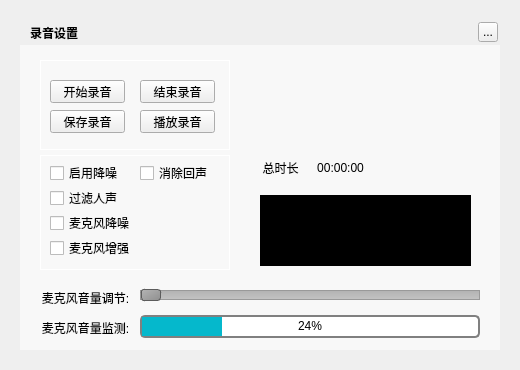
<?xml version="1.0" encoding="UTF-8"?>
<ui version="4.0">
 <class>MusicAudioRecorderWidget</class>
 <widget class="QWidget" name="MusicAudioRecorderWidget">
  <property name="geometry">
   <rect>
    <x>0</x>
    <y>0</y>
    <width>520</width>
    <height>370</height>
   </rect>
  </property>
  <property name="windowTitle">
   <string>录音设置</string>
  </property>
  <property name="styleSheet">
   <string notr="true">QGroupBox{border:1px solid #FFF;}</string>
  </property>
  <widget class="QLabel" name="background">
   <property name="geometry">
    <rect>
     <x>20</x>
     <y>20</y>
     <width>480</width>
     <height>330</height>
    </rect>
   </property>
   <property name="text">
    <string/>
   </property>
  </widget>
  <widget class="QLabel" name="topTitleName">
   <property name="geometry">
    <rect>
     <x>30</x>
     <y>20</y>
     <width>100</width>
     <height>25</height>
    </rect>
   </property>
   <property name="styleSheet">
    <string notr="true">color:&quot;#FFFFFF&quot;;font-weight:bold</string>
   </property>
   <property name="text">
    <string>录音设置</string>
   </property>
  </widget>
  <widget class="QToolButton" name="topTitleCloseButton">
   <property name="geometry">
    <rect>
     <x>478</x>
     <y>22</y>
     <width>20</width>
     <height>20</height>
    </rect>
   </property>
   <property name="text">
    <string>...</string>
   </property>
  </widget>
  <widget class="QWidget" name="backgroundMask" native="true">
   <property name="geometry">
    <rect>
     <x>20</x>
     <y>45</y>
     <width>480</width>
     <height>305</height>
    </rect>
   </property>
   <property name="styleSheet">
    <string notr="true">background:rgba(255,255,255,150);</string>
   </property>
  </widget>
  <widget class="QGroupBox" name="groupBox_2">
   <property name="geometry">
    <rect>
     <x>40</x>
     <y>60</y>
     <width>190</width>
     <height>90</height>
    </rect>
   </property>
   <property name="title">
    <string/>
   </property>
   <widget class="QPushButton" name="startButton">
    <property name="geometry">
     <rect>
      <x>10</x>
      <y>20</y>
      <width>75</width>
      <height>23</height>
     </rect>
    </property>
    <property name="text">
     <string>开始录音</string>
    </property>
   </widget>
   <widget class="QPushButton" name="stopButton">
    <property name="geometry">
     <rect>
      <x>100</x>
      <y>20</y>
      <width>75</width>
      <height>23</height>
     </rect>
    </property>
    <property name="text">
     <string>结束录音</string>
    </property>
   </widget>
   <widget class="QPushButton" name="saveButton">
    <property name="geometry">
     <rect>
      <x>10</x>
      <y>50</y>
      <width>75</width>
      <height>23</height>
     </rect>
    </property>
    <property name="text">
     <string>保存录音</string>
    </property>
   </widget>
   <widget class="QPushButton" name="playButton">
    <property name="geometry">
     <rect>
      <x>100</x>
      <y>50</y>
      <width>75</width>
      <height>23</height>
     </rect>
    </property>
    <property name="text">
     <string>播放录音</string>
    </property>
   </widget>
  </widget>
  <widget class="QGroupBox" name="groupBox">
   <property name="geometry">
    <rect>
     <x>40</x>
     <y>155</y>
     <width>190</width>
     <height>115</height>
    </rect>
   </property>
   <property name="styleSheet">
    <string notr="true">QGroupBox{border:1px solid #FFF;}</string>
   </property>
   <property name="title">
    <string/>
   </property>
   <property name="flat">
    <bool>false</bool>
   </property>
   <property name="checkable">
    <bool>false</bool>
   </property>
   <widget class="QCheckBox" name="checkBox_2">
    <property name="geometry">
     <rect>
      <x>10</x>
      <y>60</y>
      <width>81</width>
      <height>16</height>
     </rect>
    </property>
    <property name="text">
     <string>麦克风降噪</string>
    </property>
   </widget>
   <widget class="QCheckBox" name="checkBox_5">
    <property name="geometry">
     <rect>
      <x>10</x>
      <y>35</y>
      <width>81</width>
      <height>16</height>
     </rect>
    </property>
    <property name="text">
     <string>过滤人声</string>
    </property>
   </widget>
   <widget class="QCheckBox" name="checkBox_3">
    <property name="geometry">
     <rect>
      <x>10</x>
      <y>10</y>
      <width>75</width>
      <height>16</height>
     </rect>
    </property>
    <property name="text">
     <string>启用降噪</string>
    </property>
   </widget>
   <widget class="QCheckBox" name="checkBox_4">
    <property name="geometry">
     <rect>
      <x>100</x>
      <y>10</y>
      <width>75</width>
      <height>16</height>
     </rect>
    </property>
    <property name="text">
     <string>消除回声</string>
    </property>
   </widget>
   <widget class="QCheckBox" name="checkBox">
    <property name="geometry">
     <rect>
      <x>10</x>
      <y>85</y>
      <width>81</width>
      <height>16</height>
     </rect>
    </property>
    <property name="text">
     <string>麦克风增强</string>
    </property>
   </widget>
  </widget>
  <widget class="QSlider" name="horizontalSlider">
   <property name="geometry">
    <rect>
     <x>140</x>
     <y>285</y>
     <width>340</width>
     <height>20</height>
    </rect>
   </property>
   <property name="styleSheet">
    <string notr="true">QSlider::groove:horizontal {
    border: 1px solid #999999;
    height: 8px; /* the groove expands to the size of the slider by default. by giving it a height, it has a fixed size */
    background: qlineargradient(x1:0, y1:0, x2:0, y2:1, stop:0 #B1B1B1, stop:1 #c4c4c4);
    margin: 2px 0;
}

QSlider::handle:horizontal {
    background: qlineargradient(x1:0, y1:0, x2:1, y2:1, stop:0 #b4b4b4, stop:1 #8f8f8f);
    border: 1px solid #5c5c5c;
    width: 18px;
    margin: -2px 0; /* handle is placed by default on the contents rect of the groove. Expand outside the groove */
    border-radius: 3px;
}</string>
   </property>
   <property name="orientation">
    <enum>Qt::Horizontal</enum>
   </property>
  </widget>
  <widget class="QLabel" name="label_3">
   <property name="geometry">
    <rect>
     <x>40</x>
     <y>320</y>
     <width>91</width>
     <height>15</height>
    </rect>
   </property>
   <property name="text">
    <string>麦克风音量监测:</string>
   </property>
   <property name="alignment">
    <set>Qt::AlignCenter</set>
   </property>
  </widget>
  <widget class="QProgressBar" name="progress">
   <property name="geometry">
    <rect>
     <x>140</x>
     <y>315</y>
     <width>340</width>
     <height>23</height>
    </rect>
   </property>
   <property name="styleSheet">
    <string notr="true">QProgressBar {
    border: 2px solid grey;
    border-radius: 5px;
}

QProgressBar::chunk {
    background-color: #05B8CC;
}</string>
   </property>
   <property name="value">
    <number>24</number>
   </property>
   <property name="alignment">
    <set>Qt::AlignCenter</set>
   </property>
  </widget>
  <widget class="QLabel" name="label_2">
   <property name="geometry">
    <rect>
     <x>40</x>
     <y>290</y>
     <width>91</width>
     <height>15</height>
    </rect>
   </property>
   <property name="text">
    <string>麦克风音量调节:</string>
   </property>
   <property name="alignment">
    <set>Qt::AlignCenter</set>
   </property>
  </widget>
  <widget class="QLabel" name="timer">
   <property name="geometry">
    <rect>
     <x>310</x>
     <y>160</y>
     <width>61</width>
     <height>16</height>
    </rect>
   </property>
   <property name="text">
    <string>00:00:00</string>
   </property>
   <property name="alignment">
    <set>Qt::AlignCenter</set>
   </property>
  </widget>
  <widget class="QLabel" name="label">
   <property name="geometry">
    <rect>
     <x>260</x>
     <y>160</y>
     <width>41</width>
     <height>16</height>
    </rect>
   </property>
   <property name="text">
    <string>总时长</string>
   </property>
   <property name="alignment">
    <set>Qt::AlignCenter</set>
   </property>
  </widget>
  <widget class="QLabel" name="timer_2">
   <property name="geometry">
    <rect>
     <x>260</x>
     <y>195</y>
     <width>211</width>
     <height>71</height>
    </rect>
   </property>
   <property name="styleSheet">
    <string notr="true">background:black</string>
   </property>
   <property name="alignment">
    <set>Qt::AlignCenter</set>
   </property>
  </widget>
  <zorder>background</zorder>
  <zorder>backgroundMask</zorder>
  <zorder>topTitleName</zorder>
  <zorder>topTitleCloseButton</zorder>
  <zorder>groupBox_2</zorder>
  <zorder>groupBox</zorder>
  <zorder>horizontalSlider</zorder>
  <zorder>label_3</zorder>
  <zorder>progress</zorder>
  <zorder>label_2</zorder>
  <zorder>timer</zorder>
  <zorder>label</zorder>
  <zorder>timer_2</zorder>
 </widget>
 <resources/>
 <connections/>
</ui>
